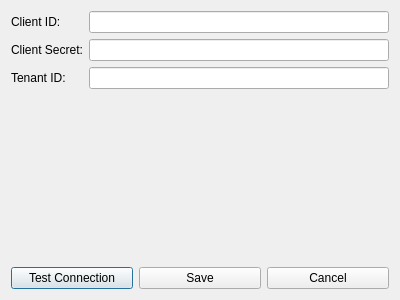
<?xml version="1.0" encoding="UTF-8"?>
<ui version="4.0">
 <class>OneDriveSettingsDialog</class>
 <widget class="QDialog" name="OneDriveSettingsDialog">
  <property name="geometry">
   <rect>
    <x>0</x>
    <y>0</y>
    <width>400</width>
    <height>300</height>
   </rect>
  </property>
  <property name="windowTitle">
   <string>OneDrive Settings</string>
  </property>
  <layout class="QVBoxLayout" name="verticalLayout">
   <item>
    <layout class="QFormLayout" name="formLayout">
     <item row="0" column="0">
      <widget class="QLabel" name="clientIdLabel">
       <property name="text">
        <string>Client ID:</string>
       </property>
      </widget>
     </item>
     <item row="0" column="1">
      <widget class="QLineEdit" name="clientIdLineEdit"/>
     </item>
     <item row="1" column="0">
      <widget class="QLabel" name="clientSecretLabel">
       <property name="text">
        <string>Client Secret:</string>
       </property>
      </widget>
     </item>
     <item row="1" column="1">
      <widget class="QLineEdit" name="clientSecretLineEdit"/>
     </item>
     <item row="2" column="0">
      <widget class="QLabel" name="tenantIdLabel">
       <property name="text">
        <string>Tenant ID:</string>
       </property>
      </widget>
     </item>
     <item row="2" column="1">
      <widget class="QLineEdit" name="tenantIdLineEdit"/>
     </item>
    </layout>
   </item>
   <item>
    <layout class="QHBoxLayout" name="buttonLayout">
     <item>
      <widget class="QPushButton" name="testConnectionPushButton">
       <property name="text">
        <string>Test Connection</string>
       </property>
      </widget>
     </item>
     <item>
      <widget class="QPushButton" name="savePushButton">
       <property name="text">
        <string>Save</string>
       </property>
      </widget>
     </item>
     <item>
      <widget class="QPushButton" name="cancelPushButton">
       <property name="text">
        <string>Cancel</string>
       </property>
      </widget>
     </item>
    </layout>
   </item>
  </layout>
 </widget>
 <resources/>
 <connections/>
</ui>
